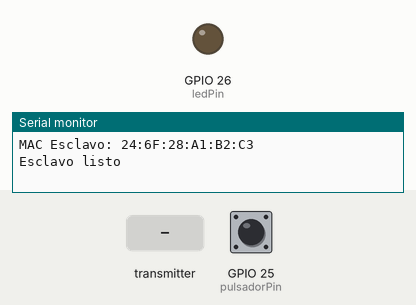
The sketch below on a simulated ESP32. On the bench: output pins drawn as LEDs (lit = HIGH), the last lines printed to the serial monitor. The inputs (shaded band) are chosen by the test bench; at power-on: GPIO 25 (pulsadorPin) HIGH.

Above: at 3.2 s.
3.3 s: the transmitter starts sending tipo = 0
At 4.3 s:
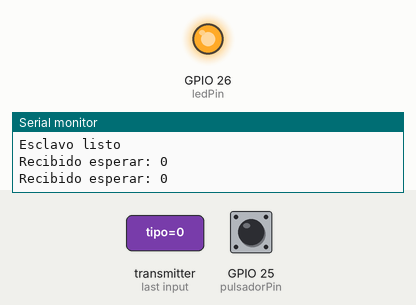
4.8 s: GPIO 25 (pulsadorPin) pulled LOW for 0.15 s
At 5.05 s:
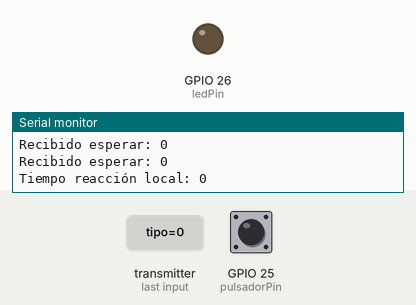
6.4 s: GPIO 25 (pulsadorPin) pulled LOW for 3.2 s
At 10.5 s:
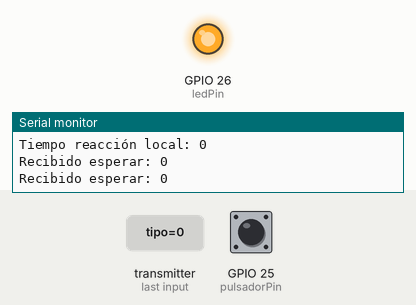
Timing chart, 0 to 12.0 s (numbered marks = the images above; inputs shaded):
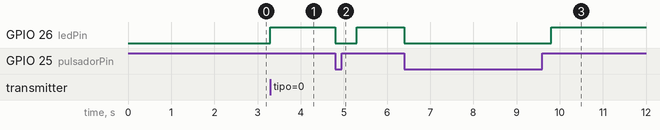

The sketch:

Esclavo.ino
```cpp
#include <WiFi.h>
#include <esp_now.h>

const int pulsadorPin = 25;
const int ledPin = 26;
const int umbral = 400;

typedef struct {
  int tipo; // 0 = espera, 1 = tiempo reacción
  int valor;
} mensajeRT;

mensajeRT msg;
esp_now_peer_info_t peer;
uint8_t masterMAC[] = {0x94, 0xE6, 0x86, 0x3C, 0x83, 0xB4}; // CAMBIAR A MAC DEL MAESTRO 94:E6:86:3C:83:B4

unsigned long tInicio;
bool esperandoGolpe = false;

void OnDataRecv(const esp_now_recv_info_t *info, const uint8_t *data, int len) {
  mensajeRT incoming;
  memcpy(&incoming, data, sizeof(incoming));

  if (incoming.tipo == 0) {
    int espera = incoming.valor;
    Serial.print("Recibido esperar: ");
    Serial.println(espera);

    delay(espera);

    tInicio = millis();
    esperandoGolpe = true;
    digitalWrite(ledPin, HIGH);
  }
}

void setup() {
  Serial.begin(115200);
  pinMode(ledPin, OUTPUT);
  pinMode(pulsadorPin, INPUT_PULLUP);

  WiFi.mode(WIFI_STA);

  delay(2000);

  Serial.print("MAC Esclavo: ");
  Serial.println(WiFi.macAddress());

  if (esp_now_init() != ESP_OK) return;

  esp_now_register_recv_cb(OnDataRecv);

  memcpy(peer.peer_addr, masterMAC, 6);
  peer.channel = 0;
  peer.ifidx = WIFI_IF_STA;
  peer.encrypt = false;
  esp_now_add_peer(&peer);

  Serial.println("Esclavo listo");
}

void loop() {
  if (esperandoGolpe) {
    int valor = digitalRead(pulsadorPin);
    if (valor == 0) {
      int tiempo = millis() - tInicio;
      esperandoGolpe = false;
      digitalWrite(ledPin, LOW);

      Serial.print("Tiempo reacción local: ");
      Serial.println(tiempo);

      msg.tipo = 1;
      msg.valor = tiempo;
      esp_now_send(masterMAC, (uint8_t*)&msg, sizeof(msg));
    }
  }
}
```

Measured:
- after the input at 3.3 s, GPIO 26 (ledPin): LOW → HIGH at once
- after the input at 4.8 s, GPIO 26 (ledPin): HIGH → LOW at once, → HIGH 0.50 s later
- after the input at 6.4 s, GPIO 26 (ledPin): HIGH → LOW at once, → HIGH 3.4 s later
